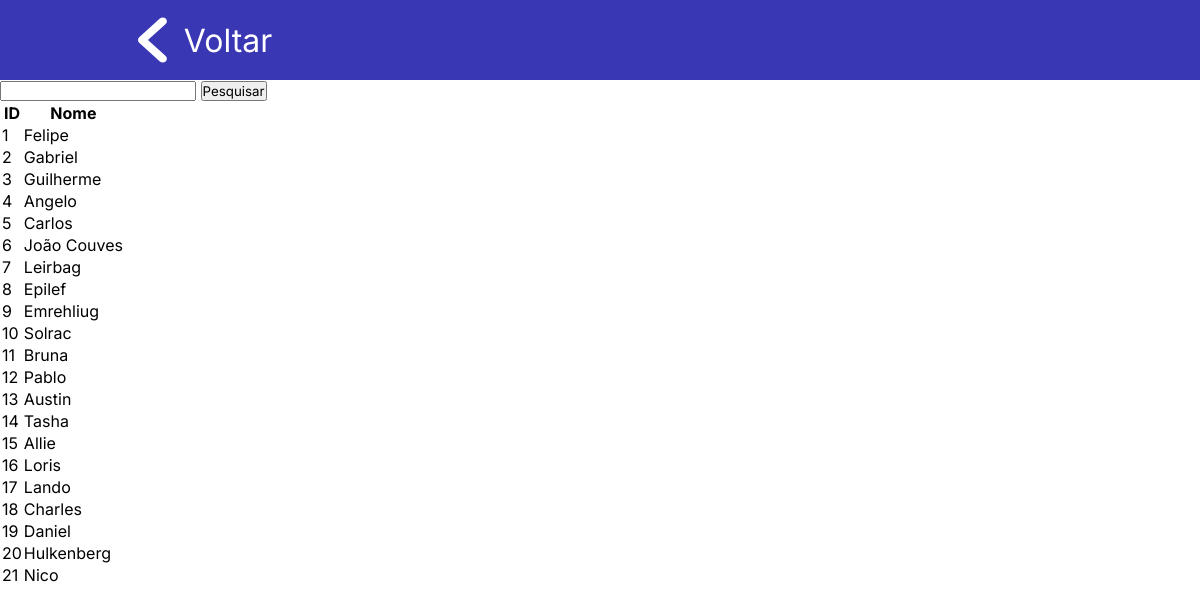
Page /manage_users.php (signed in) on the committed database.
### tables this page shows
create table TBUsuario(
	id int AUTO_INCREMENT primary key,
	email varchar(150) unique,
	senha varchar(50) not null,
	nome varchar(1100) not null,
	celular char(13), 
	dataNascimento date not null
);

### manage_users.php (the view, shortened to what this page needs)
<html>
    <head>
        <link rel="stylesheet" href="./assets/styles/header.css">
    </head>
    <body>
        <header>
            <a id="voltar"href="admin_screen.php">
                <img src="./assets/imgs/voltar.svg" alt="Voltar">
                <h1>Voltar</h1>
            </a>
        </header>
        <form method="GET" action="" name="form">
            <input type="search" name="nomePes" id="nomePes">
            <input type="submit" value="Pesquisar">
        </form>
    </body>
</html>
<?php
include('conn.php');
$nomePes= isset($_GET['nomePes']) ? $_GET['nomePes'] : "";
$sql    = "SELECT * FROM TBUsuario WHERE nome LIKE '".$nomePes."%';";
$result = $conn->query($sql);
if($result->num_rows > 0){
    echo "<table>
            <tr>
                <th>ID</th>
                <th>Nome</th>
            </tr>";
    while($row = $result->fetch_assoc()){
        echo "
            <tr>
                <td id='id'>"
                .$row['id'].
                "</td>
                <td>"
                .$row['nome'].
                "</td>
            </tr>
        ";
    }
    echo "</table>";
} else {
    echo "<br>Nenhum resutado encontrado";
}
?>

### assets/styles/header.css (style rules this page uses)
* { font-family: 'Inter', sans-serif; padding: 0px; margin: 0px; }
header { display: flex; flex-direction: row; height: 10vh; background-color: #3937B4; padding: 0px 125px 0px 125px; }
header h1 { font-weight: 400; }
#voltar { display: flex; flex-direction: row; justify-content: space-evenly; align-items: center; height: 100%; width: 10em; text-decoration: none; color: white; }
#voltar img { height: 75%; }

### rows in the picture
tbusuario: id "1", nome "Felipe"
tbusuario: id "2", nome "Gabriel"
tbusuario: id "3", nome "Guilherme"
tbusuario: id "4", nome "Angelo"
tbusuario: id "5", nome "Carlos"
tbusuario: id "6", nome "João Couves"
tbusuario: id "7", nome "Leirbag"
tbusuario: id "8", nome "Epilef"
tbusuario: id "9", nome "Emrehliug"
tbusuario: id "10", nome "Solrac"
tbusuario: id "11", nome "Bruna"
tbusuario: id "12", nome "Pablo"
tbusuario: id "13", nome "Austin"
tbusuario: id "14", nome "Tasha"
tbusuario: id "15", nome "Allie"
tbusuario: id "16", nome "Loris"
tbusuario: id "17", nome "Lando"
tbusuario: id "18", nome "Charles"
tbusuario: id "19", nome "Daniel"
tbusuario: id "20", nome "Hulkenberg"
tbusuario: id "21", nome "Nico"
